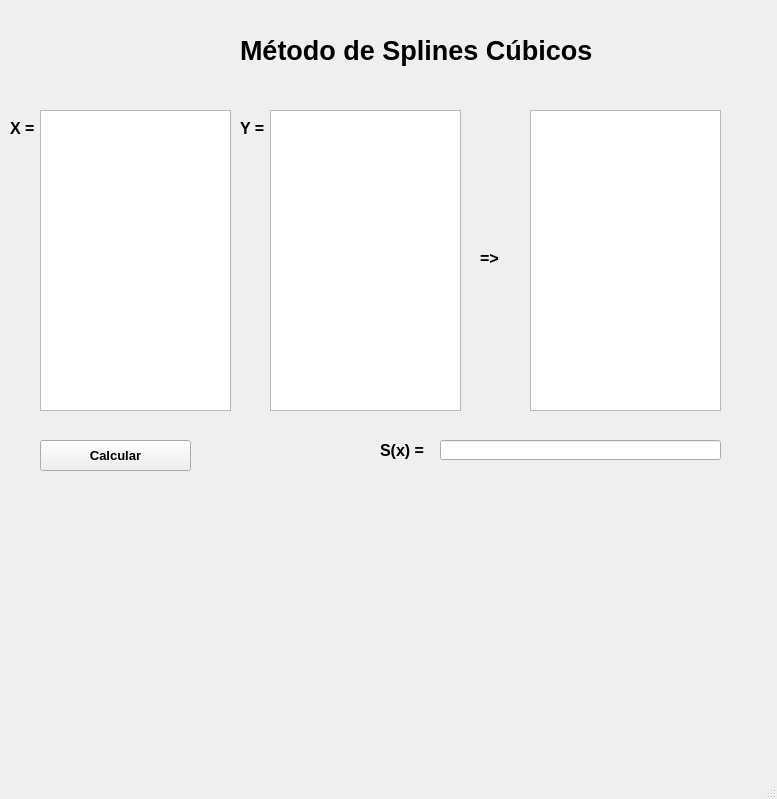
<?xml version="1.0" encoding="UTF-8"?>
<ui version="4.0">
 <class>MainWindow</class>
 <widget class="QMainWindow" name="MainWindow">
  <property name="geometry">
   <rect>
    <x>0</x>
    <y>0</y>
    <width>777</width>
    <height>799</height>
   </rect>
  </property>
  <property name="windowTitle">
   <string>MainWindow</string>
  </property>
  <widget class="QWidget" name="centralwidget">
   <widget class="QLabel" name="labelTitulo">
    <property name="geometry">
     <rect>
      <x>240</x>
      <y>0</y>
      <width>371</width>
      <height>101</height>
     </rect>
    </property>
    <property name="font">
     <font>
      <pointsize>20</pointsize>
      <weight>75</weight>
      <bold>true</bold>
     </font>
    </property>
    <property name="text">
     <string>Método de Splines Cúbicos</string>
    </property>
   </widget>
   <widget class="QLabel" name="labelX">
    <property name="geometry">
     <rect>
      <x>10</x>
      <y>120</y>
      <width>31</width>
      <height>16</height>
     </rect>
    </property>
    <property name="font">
     <font>
      <pointsize>12</pointsize>
      <weight>75</weight>
      <bold>true</bold>
     </font>
    </property>
    <property name="text">
     <string>X = </string>
    </property>
   </widget>
   <widget class="QTextEdit" name="textEditX">
    <property name="geometry">
     <rect>
      <x>40</x>
      <y>110</y>
      <width>191</width>
      <height>301</height>
     </rect>
    </property>
   </widget>
   <widget class="QLabel" name="labelY">
    <property name="geometry">
     <rect>
      <x>240</x>
      <y>120</y>
      <width>31</width>
      <height>16</height>
     </rect>
    </property>
    <property name="font">
     <font>
      <pointsize>12</pointsize>
      <weight>75</weight>
      <bold>true</bold>
     </font>
    </property>
    <property name="text">
     <string>Y =</string>
    </property>
   </widget>
   <widget class="QTextEdit" name="textEditY">
    <property name="geometry">
     <rect>
      <x>270</x>
      <y>110</y>
      <width>191</width>
      <height>301</height>
     </rect>
    </property>
   </widget>
   <widget class="QLabel" name="labelSeta">
    <property name="geometry">
     <rect>
      <x>480</x>
      <y>250</y>
      <width>31</width>
      <height>16</height>
     </rect>
    </property>
    <property name="font">
     <font>
      <pointsize>12</pointsize>
      <weight>75</weight>
      <bold>true</bold>
     </font>
    </property>
    <property name="text">
     <string>=&gt;</string>
    </property>
   </widget>
   <widget class="QTextEdit" name="textEditResultado">
    <property name="geometry">
     <rect>
      <x>530</x>
      <y>110</y>
      <width>191</width>
      <height>301</height>
     </rect>
    </property>
   </widget>
   <widget class="QLabel" name="labelSx">
    <property name="geometry">
     <rect>
      <x>380</x>
      <y>440</y>
      <width>61</width>
      <height>21</height>
     </rect>
    </property>
    <property name="font">
     <font>
      <pointsize>12</pointsize>
      <weight>75</weight>
      <bold>true</bold>
     </font>
    </property>
    <property name="text">
     <string>S(x) =</string>
    </property>
   </widget>
   <widget class="QLineEdit" name="lineEditSx">
    <property name="geometry">
     <rect>
      <x>440</x>
      <y>440</y>
      <width>281</width>
      <height>20</height>
     </rect>
    </property>
   </widget>
   <widget class="QPushButton" name="pushButtonCalcular">
    <property name="geometry">
     <rect>
      <x>40</x>
      <y>440</y>
      <width>151</width>
      <height>31</height>
     </rect>
    </property>
    <property name="font">
     <font>
      <pointsize>10</pointsize>
      <weight>75</weight>
      <bold>true</bold>
     </font>
    </property>
    <property name="text">
     <string>Calcular</string>
    </property>
   </widget>
  </widget>
  <widget class="QMenuBar" name="menubar">
   <property name="geometry">
    <rect>
     <x>0</x>
     <y>0</y>
     <width>777</width>
     <height>21</height>
    </rect>
   </property>
  </widget>
  <widget class="QStatusBar" name="statusbar"/>
 </widget>
 <resources/>
 <connections/>
</ui>
